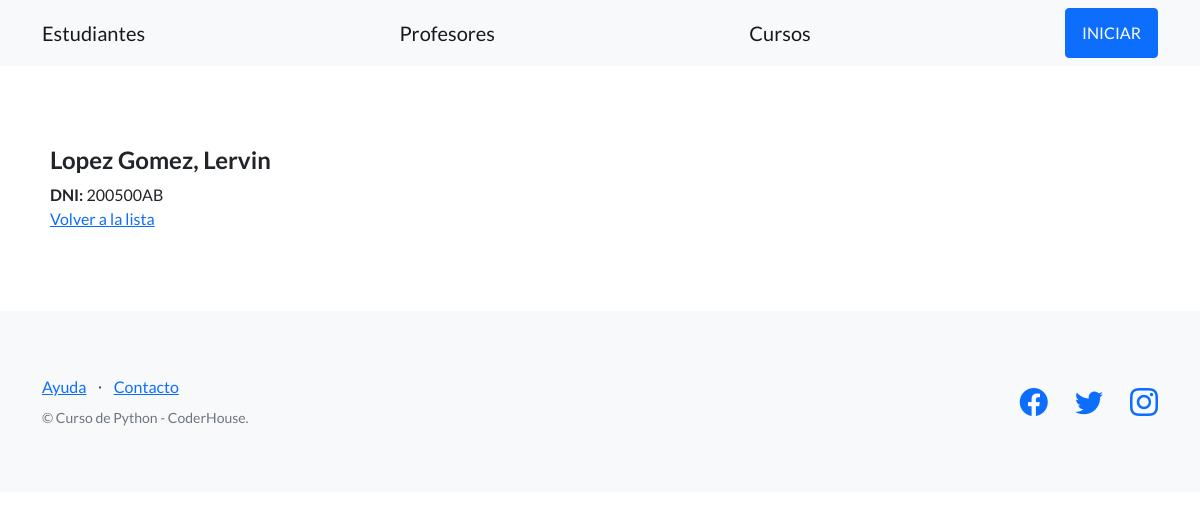
Before: /plataforma/estudiantes/1/ with the older database file.
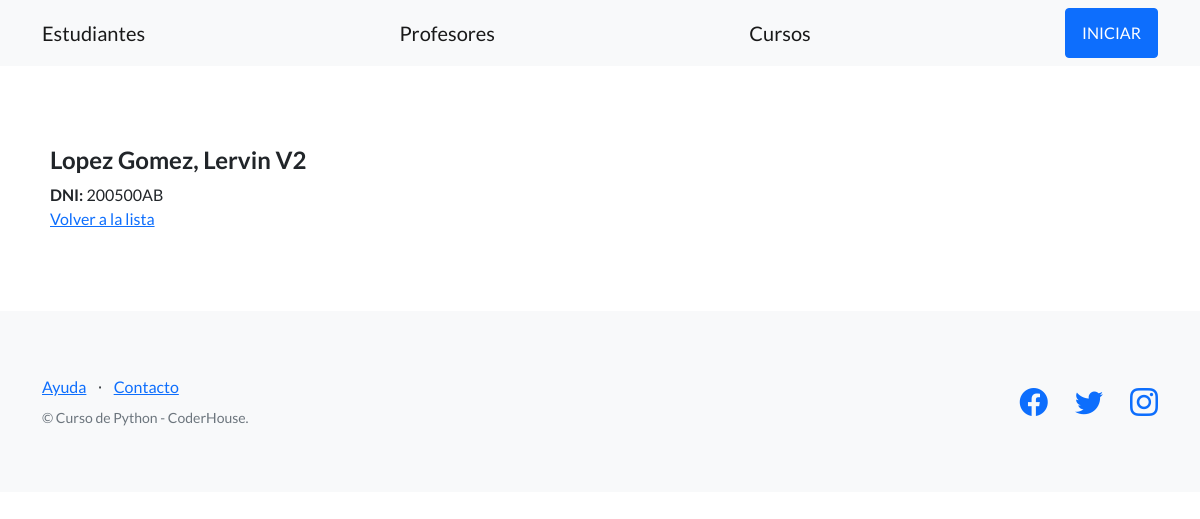
After: the same page with the newer database file.
### estudiantes/models.py (models this page shows, shortened)
class Estudiante(models.Model):
    nombre = models.CharField(max_length=256)
    apellido = models.CharField(max_length=256)
    dni = models.CharField(max_length=32)
    email = models.EmailField()
    fecha_nacimiento = models.DateField(null=True)

### estudiantes/views.py (the view)
# urls.py: path('estudiantes/<int:pk>/', EstudianteDetailView.as_view(), name="ver_estudiante"),
class EstudianteDetailView(DetailView):
    model = Estudiante
    success_url = reverse_lazy('listar_estudiantes')
    template_name = "estudiantes/detalle_estudiante.html"

### estudiantes/templates/estudiantes/detalle_estudiante.html (shortened to what this page needs)
{% extends "estudiantes/base.html" %}
{% block contenido %}
<h4>{{object.apellido}}, {{object.nombre}}</h4>
<span><b>DNI:</b> {{object.dni}}</span>
<br>
<a href="{% url 'listar_estudiantes' %}">Volver a la lista</a>
{% endblock contenido %}

Changed rows visible on the page:
changed Estudiante "Lopez Gomez": nombre "Lervin" → "Lervin V2"
